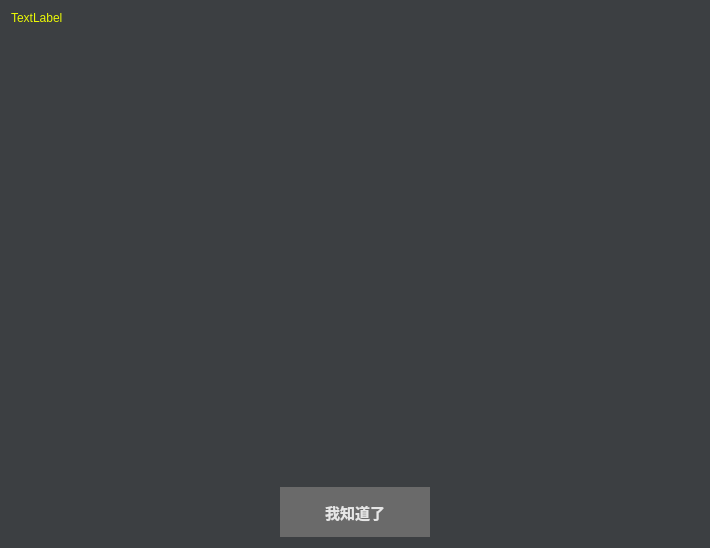
<?xml version="1.0" encoding="UTF-8"?>
<ui version="4.0">
 <class>Form</class>
 <widget class="QWidget" name="Form">
  <property name="geometry">
   <rect>
    <x>0</x>
    <y>0</y>
    <width>710</width>
    <height>548</height>
   </rect>
  </property>
  <property name="sizePolicy">
   <sizepolicy hsizetype="Fixed" vsizetype="Fixed">
    <horstretch>0</horstretch>
    <verstretch>0</verstretch>
   </sizepolicy>
  </property>
  <property name="windowTitle">
   <string>Form</string>
  </property>
  <property name="styleSheet">
   <string notr="true">*{
background-color:#3c3f42;
color: #e6e6e6;
}

*:disabled {
	background-color: #3c3f42;
	color: #afafaf;
	cursor: not-allowed;

}
QListWidget:disabled,QTextEdit:disabled,QLineEdit:disabled,QTabWidget:disabled{
background-color:rgb(40, 40, 40);
}
QTextBrowser:disabled{
background-color:rgb(40, 40, 40);
color: rgb(152, 197, 150);
}

QPushButton:disabled {
	background-color: rgb(80, 80, 80);
	color: #afafaf;
	cursor: not-allowed;

}

QCheckBox:hover,QRadioButton:hover {
color: white;
}

QPushButton:hover {

font-weight: bold;
background-color:rgb(84, 84, 84);
color: white;
border-radius: 2pt;

}

QPushButton{
font-weight: bold;
background-color:rgb(106, 106, 106);
color: #e6e6e6;
border-radius: 2pt;
}

QTextBrowser,QListWidget,QTextEdit,QTabWidget{
background-color:rgb(40, 40, 40);
color: rgba(152, 197, 150, 185);
font-size:10pt;
}

QTextBrowser:hover,QTextEdit:hover{
background-color:rgb(40, 40, 40);
color: rgb(152, 197, 150);
font-size:10pt;
}

QLineEdit{
background-color:rgb(40, 40, 40);
color: rgba(152, 197, 150, 185);
font-size:12pt;
}

QLineEdit:hover{
background-color:rgb(40, 40, 40);
color: rgb(152, 197, 150);
font-size:12pt;
}


QLabel{
color: #ebf905;
}



QRadioButton,QCheckBox {
        border: none;
        border-radius: 9px;
}
QRadioButton::indicator,QCheckBox::indicator{
    background-color: rgb(42, 45, 66);
    border: 0px solid #b1b1b1;
	width: 18px;
	height: 18px;
	border-radius: 9px;
}

QRadioButton::indicator:checked,QCheckBox::indicator:checked {
    background-color: #ebf905;
    border-color: #ebf905;
}

QMenuBar { background-color: transparent; }
QMenuBar::item { background-color: transparent; }
QMenuBar::item:selected { background-color:transparent; color: #ffffff;}
QMenu { background-color: transparent; }
QMenu::item { background-color: transparent; }
QMenu::item:selected { background-color: transparent; color: #ffffff; }

</string>
  </property>
  <layout class="QHBoxLayout" name="horizontalLayout" stretch="0">
   <item>
    <layout class="QVBoxLayout" name="verticalLayout" stretch="3,1">
     <property name="spacing">
      <number>6</number>
     </property>
     <property name="leftMargin">
      <number>0</number>
     </property>
     <property name="topMargin">
      <number>0</number>
     </property>
     <property name="rightMargin">
      <number>0</number>
     </property>
     <item>
      <widget class="QLabel" name="label_price_big_show">
       <property name="text">
        <string>TextLabel</string>
       </property>
       <property name="alignment">
        <set>Qt::AlignLeading|Qt::AlignLeft|Qt::AlignTop</set>
       </property>
      </widget>
     </item>
     <item>
      <layout class="QHBoxLayout" name="horizontalLayout_2">
       <item>
        <spacer name="horizontalSpacer_2">
         <property name="orientation">
          <enum>Qt::Horizontal</enum>
         </property>
         <property name="sizeHint" stdset="0">
          <size>
           <width>40</width>
           <height>20</height>
          </size>
         </property>
        </spacer>
       </item>
       <item>
        <widget class="QPushButton" name="btn_premium_i_know">
         <property name="sizePolicy">
          <sizepolicy hsizetype="Fixed" vsizetype="Fixed">
           <horstretch>0</horstretch>
           <verstretch>0</verstretch>
          </sizepolicy>
         </property>
         <property name="minimumSize">
          <size>
           <width>150</width>
           <height>50</height>
          </size>
         </property>
         <property name="font">
          <font>
           <pointsize>11</pointsize>
           <weight>75</weight>
           <bold>true</bold>
          </font>
         </property>
         <property name="text">
          <string>我知道了</string>
         </property>
        </widget>
       </item>
       <item>
        <spacer name="horizontalSpacer">
         <property name="orientation">
          <enum>Qt::Horizontal</enum>
         </property>
         <property name="sizeHint" stdset="0">
          <size>
           <width>40</width>
           <height>20</height>
          </size>
         </property>
        </spacer>
       </item>
      </layout>
     </item>
    </layout>
   </item>
  </layout>
 </widget>
 <resources/>
 <connections/>
</ui>
